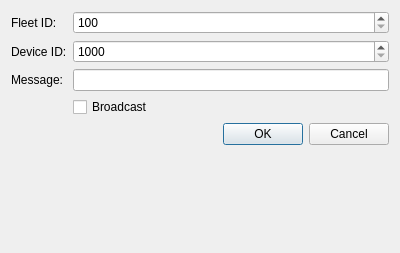
<?xml version="1.0" encoding="UTF-8"?>
<ui version="4.0">
 <class>TextDialog</class>
 <widget class="QDialog" name="TextDialog">
  <property name="geometry">
   <rect>
    <x>0</x>
    <y>0</y>
    <width>400</width>
    <height>253</height>
   </rect>
  </property>
  <property name="windowTitle">
   <string>Text Radio</string>
  </property>
  <layout class="QFormLayout" name="formLayout">
   <item row="0" column="0">
    <widget class="QLabel" name="fleetIdLabel">
     <property name="text">
      <string>Fleet ID:</string>
     </property>
    </widget>
   </item>
   <item row="0" column="1">
    <widget class="QSpinBox" name="fleetIdSpinBox">
     <property name="minimum">
      <number>100</number>
     </property>
     <property name="maximum">
      <number>349</number>
     </property>
    </widget>
   </item>
   <item row="1" column="0">
    <widget class="QLabel" name="deviceIdLabel">
     <property name="text">
      <string>Device ID:</string>
     </property>
    </widget>
   </item>
   <item row="1" column="1">
    <widget class="QSpinBox" name="deviceIdSpinBox">
     <property name="minimum">
      <number>1000</number>
     </property>
     <property name="maximum">
      <number>4999</number>
     </property>
    </widget>
   </item>
   <item row="4" column="1">
    <widget class="QDialogButtonBox" name="buttonBox">
     <property name="orientation">
      <enum>Qt::Horizontal</enum>
     </property>
     <property name="standardButtons">
      <set>QDialogButtonBox::Cancel|QDialogButtonBox::Ok</set>
     </property>
    </widget>
   </item>
   <item row="2" column="0">
    <widget class="QLabel" name="messageLabel">
     <property name="text">
      <string>Message:</string>
     </property>
    </widget>
   </item>
   <item row="2" column="1">
    <widget class="QLineEdit" name="radioMessage">
     <property name="maxLength">
      <number>4096</number>
     </property>
    </widget>
   </item>
   <item row="3" column="1">
    <widget class="QCheckBox" name="broadcastCheckBox">
     <property name="toolTip">
      <string>When checked Fleet ID and Device ID are disabled.</string>
     </property>
     <property name="text">
      <string>Broadcast</string>
     </property>
    </widget>
   </item>
  </layout>
 </widget>
 <resources/>
 <connections>
  <connection>
   <sender>buttonBox</sender>
   <signal>accepted()</signal>
   <receiver>TextDialog</receiver>
   <slot>accept()</slot>
   <hints>
    <hint type="sourcelabel">
     <x>248</x>
     <y>254</y>
    </hint>
    <hint type="destinationlabel">
     <x>157</x>
     <y>274</y>
    </hint>
   </hints>
  </connection>
  <connection>
   <sender>buttonBox</sender>
   <signal>rejected()</signal>
   <receiver>TextDialog</receiver>
   <slot>reject()</slot>
   <hints>
    <hint type="sourcelabel">
     <x>316</x>
     <y>260</y>
    </hint>
    <hint type="destinationlabel">
     <x>286</x>
     <y>274</y>
    </hint>
   </hints>
  </connection>
  <connection>
   <sender>broadcastCheckBox</sender>
   <signal>toggled(bool)</signal>
   <receiver>fleetIdSpinBox</receiver>
   <slot>setDisabled(bool)</slot>
   <hints>
    <hint type="sourcelabel">
     <x>202</x>
     <y>163</y>
    </hint>
    <hint type="destinationlabel">
     <x>183</x>
     <y>35</y>
    </hint>
   </hints>
  </connection>
  <connection>
   <sender>broadcastCheckBox</sender>
   <signal>toggled(bool)</signal>
   <receiver>deviceIdSpinBox</receiver>
   <slot>setDisabled(bool)</slot>
   <hints>
    <hint type="sourcelabel">
     <x>202</x>
     <y>163</y>
    </hint>
    <hint type="destinationlabel">
     <x>187</x>
     <y>79</y>
    </hint>
   </hints>
  </connection>
 </connections>
</ui>
